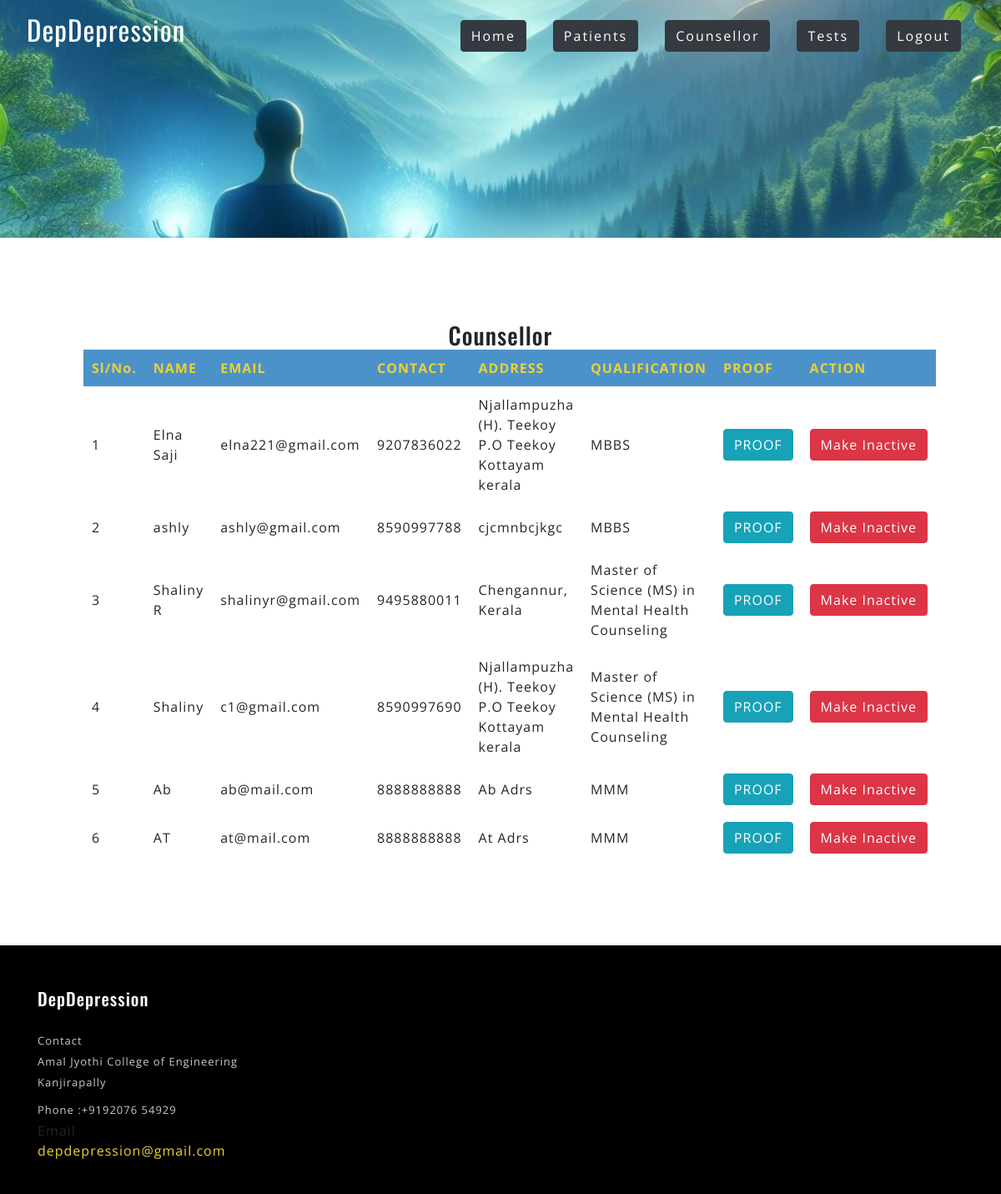
Screenshot of /adminCo with the database file from the repository.
### depApp/models.py (models this page shows)
class Counselor(models.Model):
    name = models.CharField(max_length=50)
    phone = models.CharField(max_length=20)
    email = models.EmailField()
    address = models.CharField(max_length=50)
    qual = models.CharField(max_length=50)
    proof = models.FileField(upload_to="Proof")
    user = models.ForeignKey(User, on_delete=models.CASCADE)

### depApp/views.py (the view)
# urls.py: path('adminCo',views.adminCo),
def adminCo(request):
    data = Counselor.objects.all().order_by("-id")
    return render(request, "adminCo.html", {"data": data})

### templates/adminCo.html (shortened to what this page needs)
{% extends 'adminbase.html' %}
{% block content %}
<div style="margin: 100px;">
    <form method="POST">
        <h3 style="text-align: center;">Counsellor</h3>
        <table border="0" style="margin:auto;">
            <tr>
                <th>Sl/No.</th>
                <th>NAME</th>
                <th>EMAIL</th>
                <th>CONTACT</th>
                <th>ADDRESS</th>
                <th>QUALIFICATION</th>
                <th>PROOF</th>
                <th>ACTION</th>
            </tr>
            {% for d in data %}
            <tr>
                <td>{{forloop.counter}}</td>
                <td>{{d.name}}</td>
                <td>{{d.email}}</td>
                <td>{{d.phone}}</td>
                <td>{{d.address}}</td>
                <td>{{d.qual}}</td>
                <td><a href="/static/media/{{d.proof}}" target="_blank" class="btn btn-info">PROOF</a></td>
                <td>
                    {% if d.user.is_active %}
                        <a href="/adminUpdateUsers?id={{d.user.id}}&status=0&url=adminCo" class="btn btn-danger">Make Inactive</a>
                        {% else %}
                        <a href="/adminUpdateUsers?id={{d.user.id}}&status=1&url=adminCo" class="btn btn-success">Make Active</a>
                    {% endif %}
                </td>
            </tr>
            {% endfor %}
        </table>
        </form>
        </div>
{% endblock %}

### static/css/style.css (style rules this page uses)
html { scroll-behavior: smooth; }
html, body { padding: 0; margin: 0; background: #fff; letter-spacing: 1px; font-family: 'Open Sans', sans-serif; }
body a { outline: none; transition: 0.5s all; -webkit-transition: 0.5s all; -moz-transition: 0.5s all; -o-transition: 0.5s all; -ms-transition: 0.5s all; text-decoration: none; }
h1, h2, h3, h4, h5, h6 { margin: 0; padding: 0; letter-spacing: 1px; font-family: 'Oswald', sans-serif; }

### templates/adminCo.html (style rules this page uses)
td,th { padding: 10px; }
a { color: #ebd231; }
table { border-collapse: collapse; border: none; width: 50%; }
th { background-color: rgba(0, 100, 180, 0.7); color: #ebd231; }

### rows the page displays
Counselor: name "Elna Saji", email "elna221@gmail.com", phone "9207836022", address "Njallampuzha (H). Teekoy P.O Teekoy Kottayam kerala", qual "MBBS"
Counselor: name "ashly", email "ashly@gmail.com", phone "8590997788", address "cjcmnbcjkgc", qual "MBBS"
Counselor: name "Shaliny R", email "shalinyr@gmail.com", phone "9495880011", address "Chengannur, Kerala", qual "Master of Science (MS) in Mental Health Counseling"
Counselor: name "Shaliny", email "c1@gmail.com", phone "8590997690", address "Njallampuzha (H). Teekoy P.O Teekoy Kottayam kerala", qual "Master of Science (MS) in Mental Health Counseling"
Counselor: name "Ab", email "ab@mail.com", phone "8888888888", address "Ab Adrs", qual "MMM"
Counselor: name "AT", email "at@mail.com", phone "8888888888", address "At Adrs", qual "MMM"
